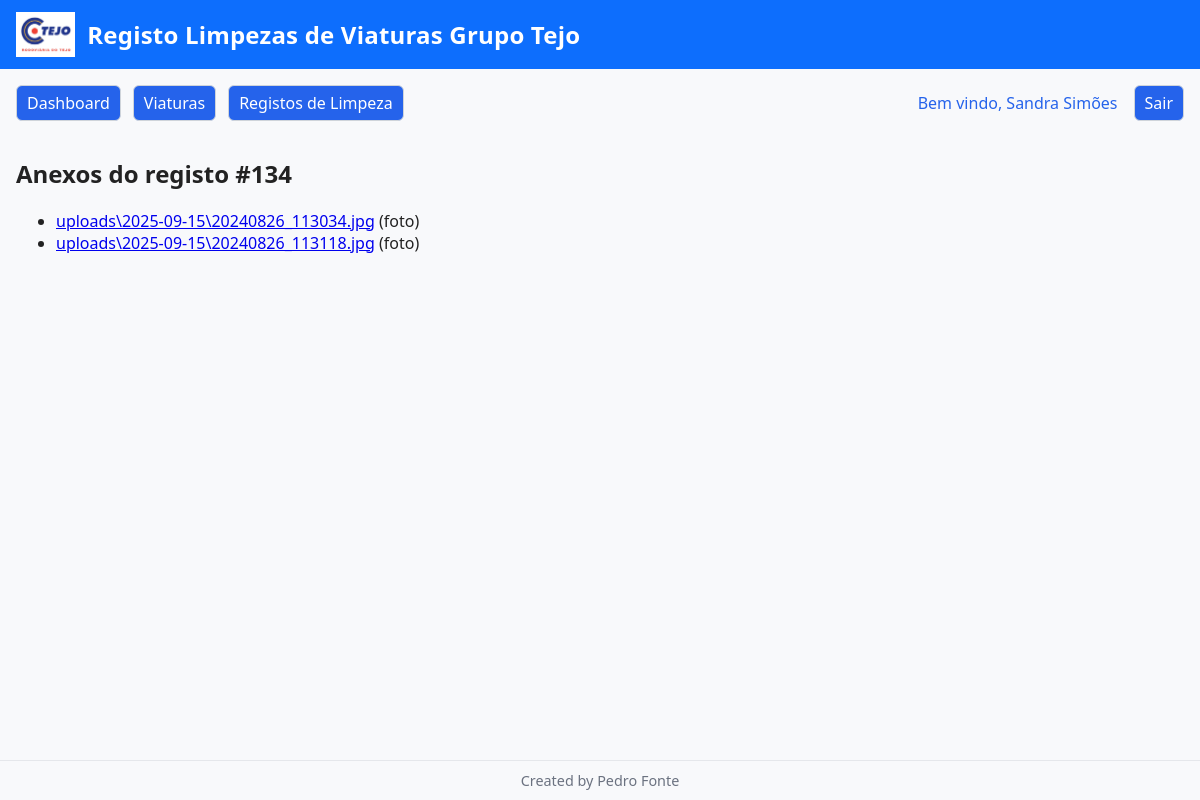
Page /registos/134/anexos (signed in) on the committed database.
### tables this page shows
CREATE TABLE anexos (
            id INTEGER PRIMARY KEY AUTOINCREMENT,
            registo_id INTEGER NOT NULL,
            caminho TEXT NOT NULL,
            tipo TEXT,
            criado_em TEXT DEFAULT CURRENT_TIMESTAMP,
            FOREIGN KEY (registo_id) REFERENCES registos_limpeza(id) ON DELETE CASCADE
        );

### app.py (the view)
@app.route("/registos/<int:registo_id>/anexos")
@login_required
@require_perm("registos:view")
def ver_anexos(registo_id: int):
    conn = get_conn()
    cur = conn.cursor()
    cur.execute("SELECT id, caminho, tipo FROM anexos WHERE registo_id=? ORDER BY id", (registo_id,))
    anex = [dict(r) for r in cur.fetchall()]
    conn.close()
    return render_template("anexos.html", registo_id=registo_id, anexos=anex, signature=APP_SIGNATURE)

### app.py (called while the page is built)
def get_conn():
    db_url = os.environ.get("DATABASE_URL")
    if db_url and psycopg2:
        conn = psycopg2.connect(db_url, cursor_factory=psycopg2.extras.RealDictCursor)
        return conn
    else:
        conn = sqlite3.connect(DB_PATH)
        conn.row_factory = sqlite3.Row
        return conn

def login_required(fn):
    from functools import wraps
    @wraps(fn)
    def wrapper(*args, **kwargs):
        if not session.get("user_id"):
            return redirect(url_for("login"))
        return fn(*args, **kwargs)
    return wrapper

def normalize_role(role: str) -> str:
    r = (role or "leitura").lower().strip()
    return r if r in PERMISSIONS else "leitura"

def has_perm(role: str, perm: str) -> bool:
    role = normalize_role(role)
    perms = PERMISSIONS.get(role, set())
    if "*" in perms: return True
    if perm in perms: return True
    if ":" in perm and (perm.split(":",1)[0] + ":*") in perms: return True
    return False

def user_can(perm: str) -> bool:
    return has_perm(normalize_role(session.get("role")), perm)

def require_perm(perm: str):
    from functools import wraps
    def deco(fn):
        @wraps(fn)
        def wrapper(*args, **kwargs):
            if not session.get("user_id"):
                return redirect(url_for("login"))
            if not user_can(perm):
                flash("Sem permissões para esta ação.", "danger")
                return redirect(url_for("sem_permissao"))
            return fn(*args, **kwargs)
        return wrapper
    return deco

@app.context_processor
def inject_can():
    return {
        "can": user_can,
        "signature": APP_SIGNATURE,
        "app_title": APP_TITLE,
    }

### templates/anexos.html
{% extends "base.html" %}
{% block content %}
  <h2>Anexos do registo #{{ registo_id }}</h2>
  {% if anexos %}
    <ul>
      {% for a in anexos %}
        <li><a href="{{ url_for('download_anexo', anexo_id=a.id) }}">{{ a.caminho }}</a> <span class="muted">({{ a.tipo }})</span></li>
      {% endfor %}
    </ul>
  {% else %}
    <div class="card">Sem anexos.</div>
  {% endif %}
{% endblock %}

### templates/base.html (style rules this page uses)
html, body { height: 100%; }
body { min-height: 100vh; display: flex; flex-direction: column; margin: 0; font-family: system-ui, Segoe UI, Roboto, sans-serif; background: #f8f9fb; color: #222; }

### rows in the picture
anexos: caminho "uploads\\2025-09-15\\20240826_113034.jpg", tipo "foto"
anexos: caminho "uploads\\2025-09-15\\20240826_113118.jpg", tipo "foto"

### other values in the picture
{{ app_title or 'registo de Limpezas grupo Tejo' }} "Registo Limpezas de Viaturas Grupo Tejo"
{{ session.get('username') }} "Sandra Simões"
{{ registo_id }} "134"
{{ signature or 'Created by Pedro Fonte' }} "Created by Pedro Fonte"
